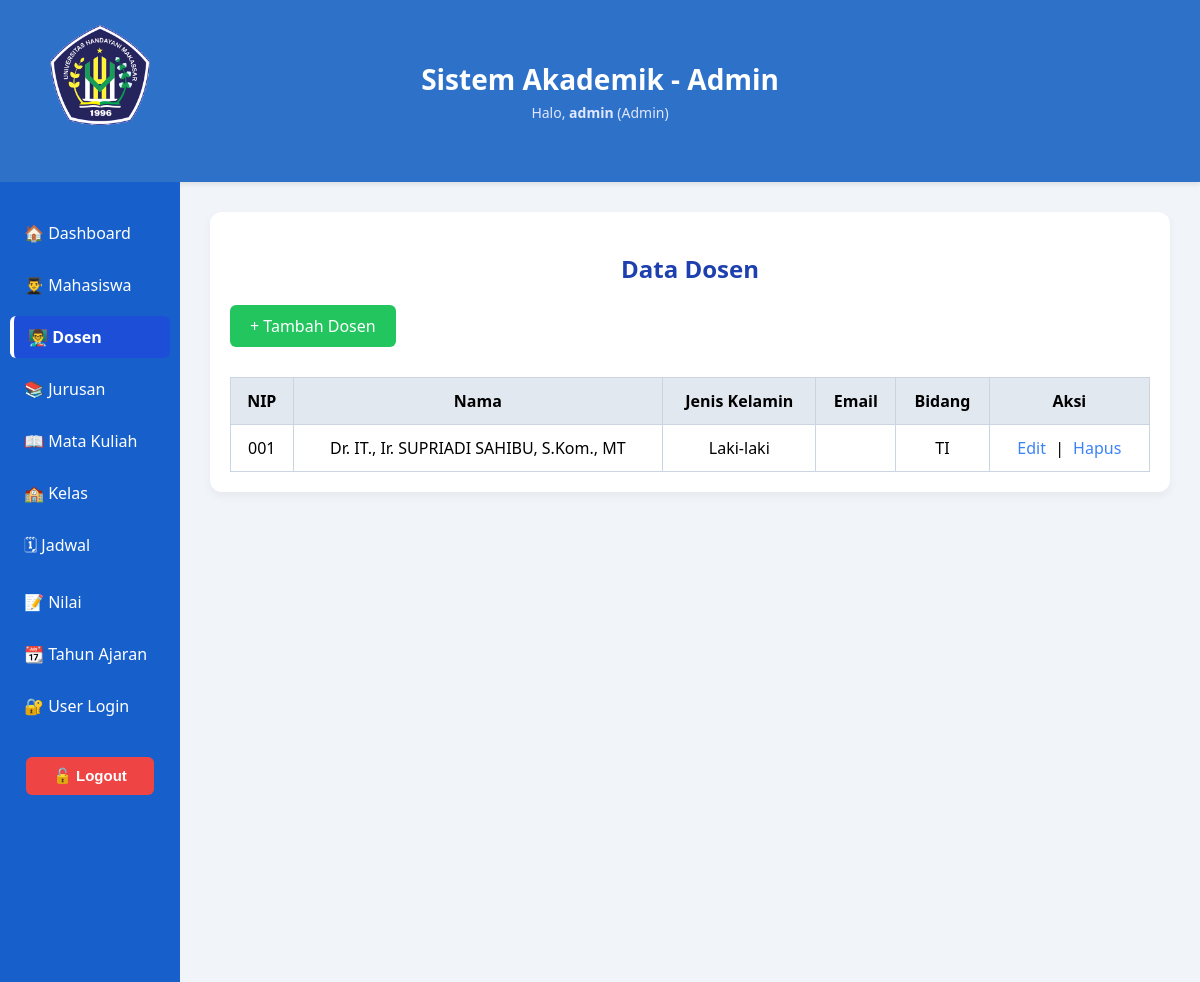
Page /dashboard/data_dosen.php (signed in) on the committed database.
### tables this page shows
CREATE TABLE `dosen` (
  `id` int(11) NOT NULL,
  `nip` varchar(20) NOT NULL,
  `nama` varchar(100) NOT NULL,
  `jenis_kelamin` enum('Laki-laki','Perempuan') NOT NULL,
  `email` varchar(100) DEFAULT NULL,
  `bidang` varchar(100) DEFAULT NULL
);

### dashboard/data_dosen.php (the view, shortened to what this page needs)
<?php
include '../koneksi.php';
$query = mysqli_query($conn, "SELECT * FROM dosen ORDER BY nama ASC");
?>
<!DOCTYPE html>
<html lang="id">
<head>
  <link rel="stylesheet" href="../css/style.css">
  <link rel="stylesheet" href="../css/layout.css">
  <link rel="stylesheet" href="../css/dashboard.css">
</head>
<body>
  <header>
    <div class="header-left">
      <img src="../logo.png" class="logo-fixed" alt="Logo">
    </div>
    <div class="header-center">
      <h1>Sistem Akademik - Admin</h1>
      <p>Halo, <strong><?= $_SESSION['username'] ?></strong> (Admin)</p>
    </div>
  </header>
  <div class="main-content">
    <div class="sidebar">
      <a href="admin_dashboard.php">🏠 Dashboard</a>
      <a href="data_mahasiswa.php">👨‍🎓 Mahasiswa</a>
      <a href="data_dosen.php" class="active">👨‍🏫 Dosen</a>
      <a href="data_jurusan.php">📚 Jurusan</a>
      <a href="data_matakuliah.php">📖 Mata Kuliah</a>
      <a href="data_kelas.php">🏫 Kelas</a>
      <a href="data_jadwal.php">🗓 Jadwal</a>
      <a href="data_nilai.php">📝 Nilai</a>
      <a href="data_tahun_ajaran.php">📆 Tahun Ajaran</a>
      <a href="data_users.php">🔐 User Login</a>
      <form action="../logout.php" method="post" class="logout-form">
        <button type="submit" class="logout-button">🔓 Logout</button>
      </form>
    </div>
    <div class="page-wrapper">
      <div class="container">
        <h2 class="form-title">Data Dosen</h2>
        <a href="../penambahan/tambah_dosen.php" class="button">+ Tambah Dosen</a>
        <table>
          <thead>
            <tr>
              <th>NIP</th>
              <th>Nama</th>
              <th>Jenis Kelamin</th>
              <th>Email</th>
              <th>Bidang</th>
              <th>Aksi</th>
            </tr>
          </thead>
          <tbody>
            <?php while ($row = mysqli_fetch_assoc($query)) { ?>
              <tr>
                <td><?= htmlspecialchars($row['nip']) ?></td>
                <td><?= htmlspecialchars($row['nama']) ?></td>
                <td><?= htmlspecialchars($row['jenis_kelamin']) ?></td>
                <td><?= htmlspecialchars($row['email']) ?></td>
                <td><?= htmlspecialchars($row['bidang']) ?></td>
                <td class="action-links">
                  <a href="../aksi/dosen/edit_dosen.php?id=<?= $row['id'] ?>">Edit</a> |
                  <a href="../aksi/dosen/hapus_dosen.php?id=<?= $row['id'] ?>" onclick="return confirm('Hapus data dosen ini?')">Hapus</a>
                </td>
              </tr>
            <?php } ?>
          </tbody>
        </table>
      </div>
    </div>
  </div>
</body>
</html>

### css/style.css (style rules this page uses)
body { font-family: 'Segoe UI', sans-serif; background-color: #f1f5f9; margin: 0; padding: 0; }
a { text-decoration: none; color: inherit; }
header { display: flex; align-items: center; justify-content: center; background-color: #2e71c9; color: white; padding: 60px 20px; position: relative; box-shadow: 0 2px 5px rgba(0, 0, 0, 0.1); }
.header-left { position: absolute; top: 25px; left: 50px; display: flex; flex-direction: column; align-items: center; }
.logo-fixed { width: 90px; height: auto; border-radius: 8px; margin-bottom: 8px; }
.header-center { flex: 1; text-align: center; }
.header-center h1 { margin: 0; font-size: 28px; }
.header-center p { margin: 5px 0 0; font-size: 14px; color: #e0e7ff; }
.sidebar { width: 180px; background-color: #1760cc; padding: 30px 10px; display: flex; flex-direction: column; gap: 10px; height: 100vh; }
.sidebar a { color: white; padding: 10px 14px; text-decoration: none; font-weight: 500; border-radius: 6px; transition: background 0.3s; }
.sidebar a:hover, .sidebar a.active { background-color: #1d4ed8; font-weight: 600; border-left: 4px solid #ffffff; }
.main-content { display: flex; min-height: calc(100vh - 160px); }
.page-wrapper { flex: 1; padding: 30px; }
.container { max-width: 1000px; margin: 0 auto; padding: 20px; background-color: white; border-radius: 12px; box-shadow: 0 4px 10px rgba(0, 0, 0, 0.05); }
.form-title { font-size: 22px; text-align: center; margin-bottom: 20px; }
a.button, button.button { display: inline-block; margin-bottom: 15px; padding: 10px 20px; background-color: #22c55e; color: white; border-radius: 6px; text-decoration: none; transition: all 0.3s; border: none; cursor: pointer; }
table { width: 100%; border-collapse: collapse; margin-top: 15px; }
table thead { background-color: #e2e8f0; }
table th, table td { padding: 12px; border: 1px solid #cbd5e1; text-align: center; }
.action-links a { margin: 0 5px; text-decoration: none; color: #3b82f6; }
.logout-form { padding: 0 16px; margin-top: auto; }
.logout-button { width: 100%; background-color: #ef4444; color: white; padding: 10px 14px; border: none; border-radius: 6px; font-weight: bold; font-size: 15px; cursor: pointer; transition: all 0.3s ease; }

### css/layout.css (style rules this page uses)
header { display: flex; align-items: center; justify-content: center; background-color: #2e71c9; color: white; padding: 60px 20px; position: relative; box-shadow: 0 2px 5px rgba(0, 0, 0, 0.1); }
.header-left { position: absolute; top: 25px; left: 50px; display: flex; flex-direction: column; align-items: center; }
.logo-fixed { width: 100px; height: auto; border-radius: 8px; margin-bottom: 8px; }
.header-center { flex: 1; text-align: center; }
.header-center h1 { margin: 0; font-size: 28px; }
.header-center p { margin: 5px 0 0; font-size: 14px; color: #e0e7ff; }
.sidebar { display: flex; flex-direction: column; height: 100vh; padding: 30px 10px; background-color: #1760cc; gap: 10px; box-sizing: border-box; position: relative; }
.sidebar a { color: white; padding: 10px 14px; text-decoration: none; font-weight: 500; border-radius: 6px; transition: background 0.3s; }
.logout-form { margin-top: 20px; }
.logout-button { width: 100%; background-color: #ef4444; color: white; padding: 10px 14px; border: none; border-radius: 6px; font-weight: bold; font-size: 15px; cursor: pointer; transition: all 0.3s ease; }

### css/dashboard.css (style rules this page uses)
.container h2 { margin-bottom: 20px; font-size: 24px; color: #1e40af; }

### rows in the picture
dosen: nip "001", nama "Dr. IT., Ir. SUPRIADI SAHIBU, S.Kom., MT", jenis_kelamin "Laki-laki", bidang "TI"

### other values in the picture
$_SESSION['username'] "admin"
